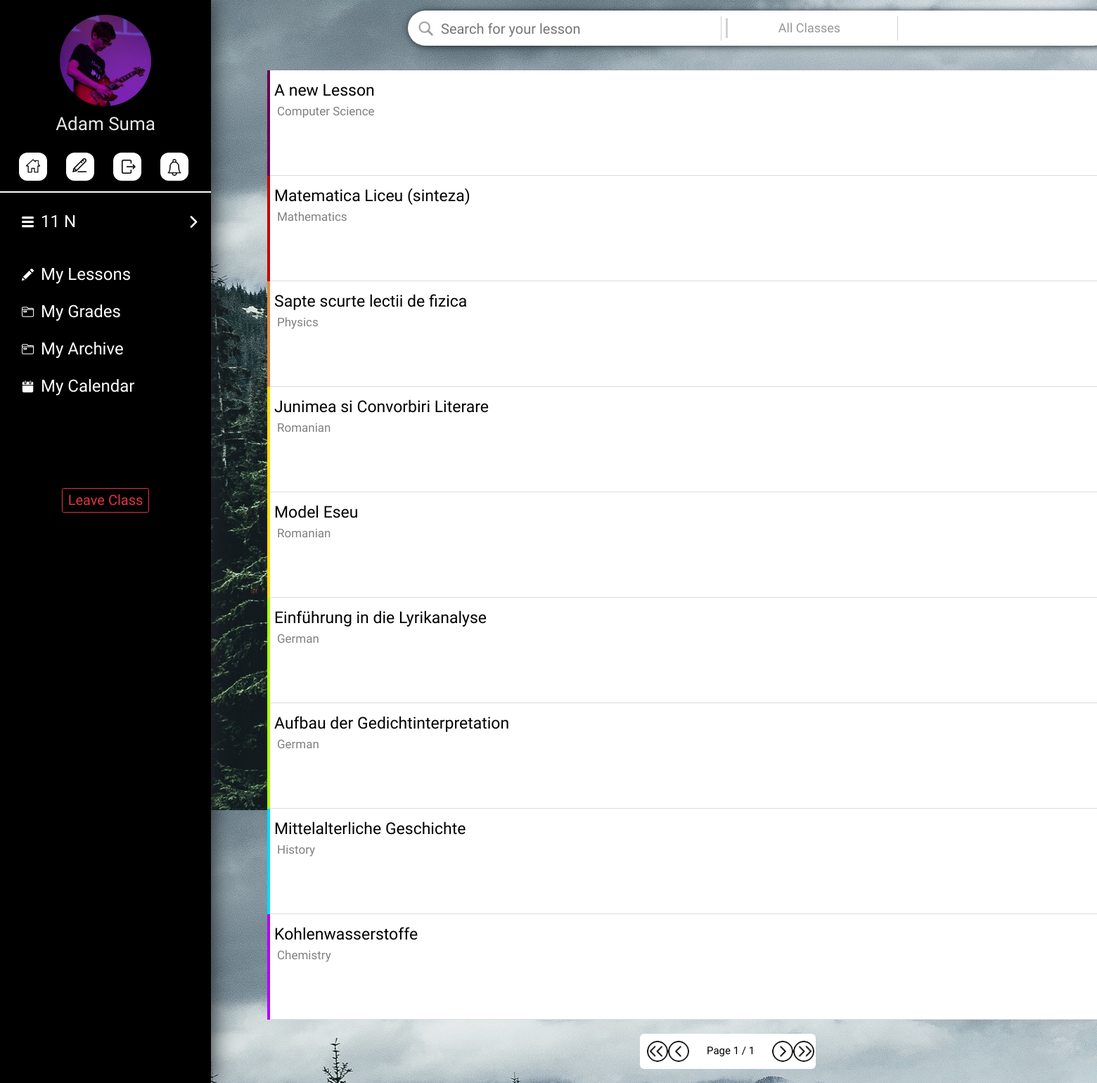
/welcome/student/lessons/0/ (signed in), run on the app's committed database.
### account/models.py (models this page shows, shortened)
class Userprofile(models.Model):
    TYPE_CHOICES = (
        ('student', 'Student'),
        ('teacher', 'Teacher')
    )
    user = models.OneToOneField(User, on_delete=models.CASCADE)
    user_type = models.CharField(max_length=30, choices=TYPE_CHOICES)
    profile_picture = models.ImageField(upload_to=profile_image_path, blank=True, null=True)
    main_class = models.ForeignKey(MainClass, on_delete=models.SET_NULL, null=True, blank=True)
    id_number = models.IntegerField(blank=True, null=True)
    teaching_subject = models.CharField(max_length=100, blank=False, null=True)
    teaching_certificate = models.FileField(upload_to=certificate_file_path, blank=True, null=True)

class MainClass(models.Model):
    name = models.CharField(max_length=8)
    semester = models.IntegerField(default=1)

class Lesson(models.Model):
    title = models.TextField(max_length=100)
    sub_class = models.ForeignKey(SubClass, on_delete=models.CASCADE, null=False)
    text = models.TextField(max_length=1000)
    date_added = models.DateField(auto_now_add=True)
    def pdf_upload_path(self, filename):
        return "lessons/" + self.sub_class.main_class.name + "/" + self.sub_class.name + "/" + filename
    pdf = models.FileField(upload_to=pdf_upload_path, null=True, blank=True)

class SubClass(models.Model):
    name = models.CharField(max_length=20,blank=False,  null=False)
    subject = models.CharField(max_length=40, blank=True, null=True)
    teacher = models.ForeignKey(Userprofile, on_delete=models.SET_NULL, null=True)
    main_class = models.ForeignKey(MainClass, on_delete=models.CASCADE, null=False)
    color_code = models.CharField(max_length=6, default="C70000")

### account/views.py (the view)
# urls.py: url(r'^student/lessons/(?P<subclass_id>[0-9]+)/$', views.student_lessons, name='student_lessons'),
@login_required
def student_lessons(request, subclass_id):
    rd = handle_redirect('student', request.user.userprofile.user_type)
    if rd:
        return redirect('account:' + rd)
    template_name = "account/basic/student_lessons.html"
    search_input = request.GET.get('search')
    main_class = request.user.userprofile.main_class
    try:
        sub_class = SubClass.objects.get(id=subclass_id)
    except:
        sub_class = None
    if subclass_id == '0':
        lesson_list = Lesson.objects.filter(sub_class__main_class=main_class).order_by('-date_added')
    else:
        if SubClass.objects.filter(id=subclass_id):
            lesson_list = Lesson.objects.filter(sub_class=SubClass.objects.get(id=subclass_id), sub_class__main_class=main_class).order_by('-date_added')
        else:
            return redirect('account:student_home')
    if search_input:
        lesson_list = lesson_list.filter(Q(title__icontains=search_input) | Q(date_added__icontains=search_input) | Q(sub_class__name__icontains=search_input))
        return render(request, template_name, context={'lessons': lesson_list, 'sub_class': sub_class})
    paginator = Paginator(lesson_list, 25)
    page = request.GET.get('page')
    lessons = paginator.get_page(page)
    return render(request, template_name, context={'lessons': lessons, 'sub_class': sub_class})

### account/views.py (called while the page is built)
def handle_redirect(view_type, user_type):
    if view_type != user_type:
        if user_type == "student":
            return 'student_home'
        elif user_type == "teacher":
            return 'teacher_home'

### account/templates/account/basic/student_lessons.html (shortened to what this page needs)
{% extends 'account/base.html' %}
{% block body %}
<div style="margin-left:33rem;">
    <div class="top-bar">
        {% if sub_class %}
        <form method='GET' action="{% url 'account:student_lessons' sub_class.id %}">
            <img src="/media/extra/search.png" style="height:3rem; width:3rem;margin-top:1rem;margin-left:1rem;float:left;">
            <input class="search" name='search' value="{{request.GET.search}}" placeholder="Search for your lesson">
        </form>
        {% else %}
        <form method='GET' action="{% url 'account:student_lessons' 0 %}">
            <img src="/media/extra/search.png" style="height:3rem; width:3rem;margin-top:1rem;margin-left:1rem;float:left;">
            <input class="search" name='search' value="{{request.GET.search}}" placeholder="Search for your lesson">
        </form>
        {% endif %}
        <div class="dropdown" style="float:left;">
            <button onclick="myFunction()" class="dropbtn" >
                <div style="height:60%; width:0.3rem; background-color:#D2D2D2; background-color:#{{sub_class.color_code}};float:left;margin-right:-1rem;"></div>
                {% if sub_class.name %} {{sub_class.name}} {% else %} All Classes {% endif %}
            </button>
        </div>
    </div>
    <br>
    <br>
    <br>
    <br>
    <div class="lesson-container">
    <br>
    {% for lesson in lessons %}
        <a href="{% url 'account:student_lesson' lesson.sub_class.id lesson.id%}" style="color:black;">
        <div class="list-card" style="border-bottom: 0.1rem solid #DCDCDC;">
            <div style="background-color:#{{lesson.sub_class.color_code}}; width:0.4rem; height:15rem;float:left;"></div>
            <h1 class="lesson-title">{{lesson.title}}</h1>
            <h1 class="lesson-subtitle">{{lesson.sub_class.name}}</h1>
        </div>
        <div style="height:0.1rem; width:140rem;float:left;margin-bottom:-0.1rem;"></div>
        </a>
    {% endfor %}
    </div>
    <center>
    <div class="pagination" style="background-color:white;width:25rem;height:5rem;border-radius: 0.6rem 0.6rem 0.6rem 0.6rem;margin-left:58rem;">
        <span class="step-links" >
            {% if lessons.has_previous %}
                <a href="?page=1" style="float:left">
                    <div style="border-radius: 20%;float:left;margin-top:1rem;margin-left:1rem;" title="First">
                        <img class='pagination-button' src="/media/extra/double-previous.png" style="width: 3rem; height:3rem;" />
                    </div>
                </a>
                <a href="?page={{ lessons.previous_page_number }}" style="float:left">
                    <div style="border-radius: 20%;float:left;margin-top:1rem;" title="Previous">
                        <img class='pagination-button' src="/media/extra/previous.png" style="width: 3rem; height:3rem;" />
                    </div>
                </a>
            {% else %}
                <a href="#" style="float:left">
                    <div style="border-radius: 20%;float:left;margin-top:1rem;margin-left:1rem;" title="First">
                        <img class='pagination-button-red' src="/media/extra/double-previous.png" style="width: 3rem; height:3rem;" />
                    </div>
                </a>
                <a href="#" style="float:left">
                    <div style="border-radius: 20%;float:left;margin-top:1rem;" title="Previous">
                        <img class='pagination-button-red' src="/media/extra/previous.png" style="width: 3rem; height:3rem;" />
                    </div>
                </a>
            {% endif %}
            <span style="float:left;color:black;margin-left:2.5rem; margin-right:2.5rem;font-family: 'Source Sans Pro', sans-serif;font-size:15px;margin-top:1.3rem;">
                Page {{ lessons.number }} / {{ lessons.paginator.num_pages }}
            </span>
            {% if lessons.has_next %}
                <a href="?page={{ lessons.next_page_number }}" style="float:left">
                    <div  style="border-radius: 20%;float:left;margin-top:1rem;" title="Next">
                        <img class='pagination-button' src="/media/extra/next.png" style="width: 3rem; height:3rem;" />
                    </div>
                </a>
                <a href="?page={{ lessons.paginator.num_pages }}" style="float:left">
                    <div style="border-radius: 20%;float:left;margin-top:1rem;" title="Last">
                        <img class='pagination-button' src="/media/extra/double-next.png" style="width: 3rem; height:3rem;" />
                    </div>
                </a>
            {% else %}
                <a href="#" style="float:left">
                    <div  style="border-radius: 20%;float:left;margin-top:1rem;" title="Next">
                        <img class='pagination-button-red' src="/media/extra/next.png" style="width: 3rem; height:3rem;" />
                    </div>
                </a>
                <a href="#" style="float:left">
                    <div style="border-radius: 20%;float:left;margin-top:1rem;" title="Last">
                        <img class='pagination-button-red' src="/media/extra/double-next.png" style="width: 3rem; height:3rem;" />
                    </div>
                </a>
            {% endif %}
        </span>
    </div>
    </center>
</div>
{% endblock %}

### account/templates/account/base.html (shortened to what this page needs)
<!DOCTYPE html>
<html>
<head>
	{% load static %}
		<link rel="stylesheet" href="https://maxcdn.bootstrapcdn.com/bootstrap/3.3.6/css/bootstrap.min.css" />
        <link rel="stylesheet" href="https://stackpath.bootstrapcdn.com/bootstrap/4.1.3/css/bootstrap.min.css">
		<link rel="stylesheet" type="text/css" href="{% static 'account/style.css' %}" />
<head>
<body>
    {% if user.is_authenticated %}
    <div class="sidenav" id="sidenav">
    <center>
        {% if user.userprofile.profile_picture %}
            <img src="{{user.userprofile.profile_picture.url}}" style="width: 13rem; height:13rem; border-radius: 50%; margin-top:7%;" />
        {% else %}
            <img src="/media/extra/Steach_logo.png" style="width: 100%; float:left; margin-left:-2%;" />
            {% endif %}
            <h1 class='welcome-text' style="margin-top: 1rem; font-size:260%">{{user.first_name}} {{user.last_name}}</h1>
            <a href="{% url 'account:student_home' %}">
                <div class='home-sidebar-button' title="Home">
                    <img src="/media/extra/home.png" style="width: 2rem; height:2rem; margin-top:22%; margin-left:2%;" />
                </div>
            </a>
            <a href="{% url 'account:edit_student_profile'%}">
            <div class='home-sidebar-button' title="Edit Profile">
                <img src="/media/extra/pencil_black.png" style="width: 2rem; height:2rem; margin-top:20%; margin-left:-5%;" />
            </div>
            </a>
            <a href="{% url 'account:logout' %}">
            <div class='home-sidebar-button' title="Logout">
                <img src="/media/extra/exit.png" style="width: 2rem; height:2rem; margin-top:25%; margin-left: 10%;" />
            </div>
            </a>
            <a href="#">
                <div class='home-sidebar-button' style="" title="Notfications">
                    <img src="/media/extra/notification.png" style="width: 2.4rem; height:2.4rem; margin-top:22%; margin-left:2%;" />
                </div>
            </a>
            </center>
            <br>
            <div style="width:100%; height:0.2rem; background-color:white; float:left; margin-top:1.5rem;"></div>
            {% if not user.userprofile.main_class %}
                <a href="{% url 'account:student_join_request' %}">
                <div class="join-class-button"><h1 class="welcome-text" style="color: black; margin-top: 0.7rem;">Join a Class</h1></div>
                </a>
            {% else %}
            <br><br><br><br><br>
            <button class="mainclass-button" id="mainclass-home" onclick="show_hide()">
                <img src="/media/extra/menu.png" style="width:17px; height:17px;float:left; margin-left:2rem;margin-top:1.1rem;"/>
                <h1 class="sidenav-element" id="sidenav-mainclass">{{user.userprofile.main_class.name}}</h1>
                <img class="arrow-right" src="/media/extra/right-arrow.png" style="width:17px; height:17px;float:right;margin-top:1.1rem;"/>
            </button>
            <br><br><br><br><br>
            <a href="{% url 'account:student_lessons' 0 %}">
                <button class="mainclass-button" style="border-radius: 5px 5px 5px 5px;">
                    <img src="/media/extra/test2.png" style="width:17px; height:17px;float:left; margin-left:2rem;margin-top:1.1rem;"/>
                    <h1 class="sidenav-element" id="sidenav-mainclass">My Lessons</h1>
                </button>
            </a>
            <a href="{% url 'account:student_grades' 0 %}">
                <button class="mainclass-button" style="border-radius: 5px 5px 5px 5px;">
                    <img src="/media/extra/folder.png" style="width:17px; height:17px;float:left; margin-left:2rem;margin-top:1.1rem;"/>
                    <h1 class="sidenav-element" id="sidenav-mainclass">My Grades</h1>
                </button>
            </a>
            <a href="{% url 'account:student_archives' 0 0 %}">
            <button class="mainclass-button" style="border-radius: 5px 5px 5px 5px;">
                <img src="/media/extra/folder.png" style="width:17px; height:17px;float:left; margin-left:2rem;margin-top:1.1rem;"/>
                <h1 class="sidenav-element" id="sidenav-mainclass">My Archive</h1>
            </button>
            </a>
            <a href="{% url 'account:student_calendar' 0 0 %}">
            <button class="mainclass-button" style="border-radius: 5px 5px 5px 5px;">
                <img src="/media/extra/calendar.png" style="width:17px; height:17px;float:left; margin-left:2rem;margin-top:1.1rem;"/>
                <h1 class="sidenav-element" id="sidenav-mainclass">My Calendar</h1>
            </button>
            </a>
            <center><button class="btn btn-outline-danger" style="height:3.5rem;margin-top:12rem;"><h1 style="font-size:20px;font-family: 'Raleway', sans-serif;">Leave Class</h1></buttton></center>
        {% endif %}
    </div>
    {% endif %}
    <div class="main-div" id="main">
    {% block body %}
    {% endblock %}
    </div>
</body>
</html>

### account/static/account/style.css (style rules this page uses)
body { background-image: url(bg-forest.jpg); background-attachment: fixed; }
.main-div { opacity: 0; transition: opacity 0.4s; }
.welcome-text { margin-top: 0rem; font-family: 'Raleway', sans-serif; font-size: 35px; color: #E7E7E7; }
.sidenav { position: fixed; height: 100%; width: 30rem; float: left; background-color: black; box-shadow: 1px 1px 30px; overflow-y: scroll; }
.home-sidebar-button { width: 4rem; height: 4rem; border-radius: 30%; background-color: white; float: left; margin-left: 9%; margin-top: 2rem; transition: background-color 0.2s; }
.mainclass-button { float: left; margin-left: 0.5rem; margin-top: 0.3rem; background-color: black; border: None; border-radius: 5px 5px 0px 0px; outline: none; color: white; width: 95%; height: 5rem; transition: background-color 0.2s; }
.sidenav-element { margin-left: 1rem; margin-right: 5rem; float: left; font-family: 'Source Sans Pro', sans-serif; font-size: 24px; margin-top: 0.5rem; }
.arrow-right { display: block; transition: display 0.2s; }
.list-card { height: 15rem; width: 140rem; float: left; background-color: white; transition: background-color 0.2s; }
.top-bar { width: 100rem; position: fixed; height: 5rem; background-color: white; border-radius: 50px; margin-top: 1.5rem; margin-left: 25rem; box-shadow: 1px 1px 10px; transition: box-shadow 0.3s; }
.lesson-container { margin-left: 5rem; margin-top: 2.5rem; }
.lesson-title { font-family: 'Source Sans Pro', sans-serif; font-size: 23px; margin-top: 1.5rem; margin-left: 1rem; }
.lesson-subtitle { font-family: 'Source Sans Pro', sans-serif; font-size: 17px; color: grey; float: left; margin-left: 1rem; }
.search { width: 40rem; height: 2.5rem; margin-top: 1.3rem; margin-left: 0.5rem; font-size: 20px; float: left; border: none; background-color: none; color: rgb(107, 107, 107); font-family: 'Raleway', sans-serif; }
.pagination { float: left; color: white; }
.pagination-button-red { border-radius: 100%; transition: background-color 0.2s; }
.dropbtn { background-color: white; color: #979797; font-family: 'Source Sans Pro', sans-serif; width: 25rem; float: left; height: 5rem; font-size: 18px; border: none; transition: background-color 0.2s; }
.dropdown { position: relative; display: inline-block; }

### data on the page
Lesson: title "A new Lesson", sub_class.name "Computer Science"
Lesson: title "Matematica Liceu (sinteza)", sub_class.name "Mathematics"
Lesson: title "Sapte scurte lectii de fizica", sub_class.name "Physics"
Lesson: title "Junimea si Convorbiri Literare", sub_class.name "Romanian"
Lesson: title "Model Eseu", sub_class.name "Romanian"
Lesson: title "Einführung in die Lyrikanalyse", sub_class.name "German"
Lesson: title "Aufbau der Gedichtinterpretation", sub_class.name "German"
Lesson: title "Mittelalterliche Geschichte", sub_class.name "History"
Lesson: title "Kohlenwasserstoffe", sub_class.name "Chemistry"

### other printed values
{{ user.first_name }} "Adam"
{{ user.last_name }} "Suma"
{{ user.userprofile.main_class.name }} "11 N"
{{ lessons.number }} "1"
{{ lessons.paginator.num_pages }} "1"
